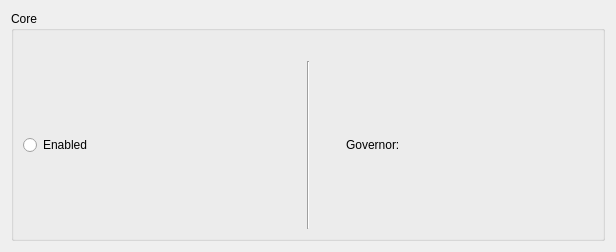
<?xml version="1.0" encoding="UTF-8"?>
<ui version="4.0">
 <class>ThreadControl</class>
 <widget class="QWidget" name="ThreadControl">
  <property name="geometry">
   <rect>
    <x>0</x>
    <y>0</y>
    <width>616</width>
    <height>252</height>
   </rect>
  </property>
  <property name="minimumSize">
   <size>
    <width>0</width>
    <height>0</height>
   </size>
  </property>
  <property name="windowTitle">
   <string>Form</string>
  </property>
  <layout class="QVBoxLayout" name="verticalLayout">
   <item>
    <widget class="QGroupBox" name="groupBox">
     <property name="styleSheet">
      <string notr="true"/>
     </property>
     <property name="title">
      <string>Core </string>
     </property>
     <property name="flat">
      <bool>false</bool>
     </property>
     <layout class="QHBoxLayout" name="horizontalLayout_2">
      <property name="topMargin">
       <number>30</number>
      </property>
      <item>
       <widget class="QRadioButton" name="radioButton_coreEnabled">
        <property name="text">
         <string>Enabled</string>
        </property>
       </widget>
      </item>
      <item>
       <widget class="Line" name="line">
        <property name="orientation">
         <enum>Qt::Orientation::Vertical</enum>
        </property>
       </widget>
      </item>
      <item>
       <layout class="QHBoxLayout" name="horizontalLayout">
        <property name="leftMargin">
         <number>30</number>
        </property>
        <property name="topMargin">
         <number>0</number>
        </property>
        <item>
         <widget class="QLabel" name="label_scalingGovernor">
          <property name="text">
           <string>Governor: </string>
          </property>
          <property name="margin">
           <number>10</number>
          </property>
         </widget>
        </item>
        <item>
         <widget class="QLabel" name="label_scalingGovernor_info">
          <property name="text">
           <string/>
          </property>
          <property name="margin">
           <number>10</number>
          </property>
         </widget>
        </item>
       </layout>
      </item>
     </layout>
    </widget>
   </item>
  </layout>
 </widget>
 <resources/>
 <connections/>
</ui>
